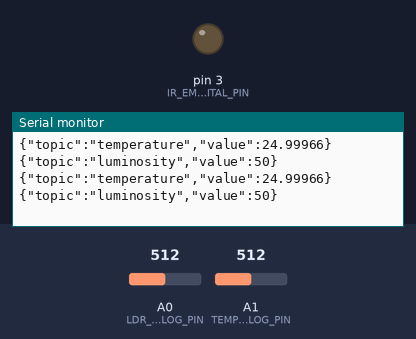
Recording of a sketch running on a simulated Arduino Uno, built with avr-gcc and run on an emulated ATmega328P. On the bench: output pins drawn as LEDs (lit = HIGH), the last lines printed to the serial monitor. The test bench sets the inputs (shaded band); at power-on: A1 (TEMP_ANALOG_PIN) = 512, A0 (LDR_ANALOG_PIN) = 512.

Above: at 2.0 s.
2.1 s: A1 (TEMP_ANALOG_PIN) set to 0
At 2.9 s:
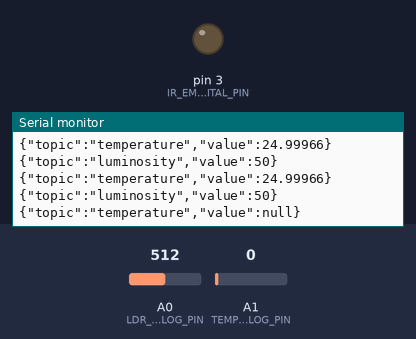
5.1 s: A1 (TEMP_ANALOG_PIN) set to 122
At 6.5 s:
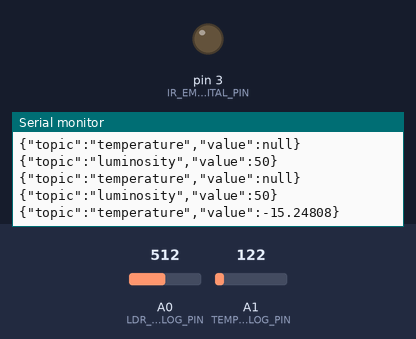

The sketch:

adamantium.ino
```cpp
#include <math.h>
#include <ArduinoJson.h>
#include <IRremote.h>

#define LDR_ANALOG_PIN A0
#define TEMP_ANALOG_PIN A1
#define IR_EMIT_DIGITAL_PIN 3
#define IR_SENSOR_DIGITAL_PIN 8

IRrecv irrecv(IR_SENSOR_DIGITAL_PIN);
IRsend irsend;

decode_results results;

void setup()
{
  Serial.begin(9600);
  pinMode(IR_EMIT_DIGITAL_PIN, OUTPUT);
  irrecv.enableIRIn();
}

void loop()
{
  sensors();
}

void sensors() {
  sendMessage("temperature", calculateTemperature());
  delay(600);
  sendMessage("luminosity", calculateLuminosity());
  delay(600);

  String infraredSensor = decodeInfrared();
  if(infraredSensor.length() > 0) {
    sendMessage("infrared", infraredSensor);
  }
}

double calculateTemperature() {
  int rawValue = analogRead(TEMP_ANALOG_PIN);
  double resistance = (10240000 / rawValue) - 10000;

  // Steinhart-Hart Thermistor Equation
  double temp = log(resistance);
  temp = 1 / (0.001129148 + (0.000234125 * temp) + (0.0000000876741 * pow(temp,3)));

  // Celsius
  temp = temp - 273.15;

  return temp;
}

double calculateLuminosity() {
  double luminosity = analogRead(LDR_ANALOG_PIN);
  return (luminosity / 1024) * 100;
}

String decodeInfrared() {
  String infraredSensor = "";

  if (irrecv.decode(&results)) {
    infraredSensor = String(results.value, HEX);
    irrecv.resume();
  }

  return infraredSensor;
}

void sendMessage(String topic, double value) {
  StaticJsonBuffer<200> jsonBuffer;

  JsonObject& message = jsonBuffer.createObject();
  message["topic"] = topic;
  message["value"] = value;

  message.printTo(Serial);
  Serial.println();
}

void sendMessage(String topic, String value) {
  StaticJsonBuffer<200> jsonBuffer;

  JsonObject& message = jsonBuffer.createObject();
  message["topic"] = topic;
  message["value"] = value;

  message.printTo(Serial);
  Serial.println();
}

void serialEvent() {
  while (Serial.available()) {
    String rawMessage = Serial.readString();

    StaticJsonBuffer<200> jsonBuffer;
    JsonObject& message = jsonBuffer.parseObject(rawMessage);

    String topic = message["topic"];
    String value = message["value"];

    if(topic == "sender/infrared") {
      sendInfrared(value);
    }
  }
}

void sendInfrared(String value) {
  irsend.sendNEC(strtoul(value.c_str(), 0, 16), 32);
  irrecv.enableIRIn();
  irrecv.resume();
}
```

Measured:
- after the input at 2.1 s, the serial monitor: prints a new line after 0.31 s (image 1)
- after the input at 5.1 s, the serial monitor: prints a new line after 0.93 s (image 2)
